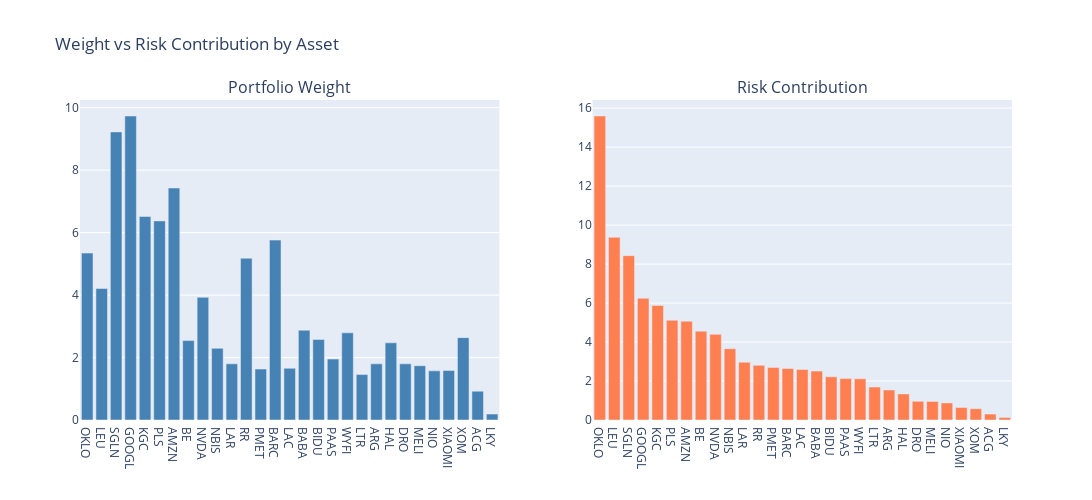

The notebook cell saved with this chart:
### Code cell
# Risk Contribution Analysis
try:
    # Calculate marginal risk contribution
    cov_matrix = returns_rf.cov() * 252
    w_flat = w_current.flatten()
    
    port_vol = np.sqrt(w_flat @ cov_matrix.values @ w_flat)
    marginal_contrib = (cov_matrix.values @ w_flat) / port_vol
    risk_contrib = w_flat * marginal_contrib
    risk_contrib_pct = risk_contrib / risk_contrib.sum() * 100
    
    rc_df = pd.DataFrame({
        'Ticker': [ticker_to_label.get(t, t) for t in opt_data.columns],
        'Weight_%': w_flat * 100,
        'Risk_Contribution_%': risk_contrib_pct
    }).sort_values('Risk_Contribution_%', ascending=False)
    
    rc_df = rc_df[rc_df['Weight_%'] > 0.1]
    
    fig = make_subplots(rows=1, cols=2, subplot_titles=('Portfolio Weight', 'Risk Contribution'))
    
    fig.add_trace(go.Bar(x=rc_df['Ticker'], y=rc_df['Weight_%'], name='Weight', marker_color='steelblue'), row=1, col=1)
    fig.add_trace(go.Bar(x=rc_df['Ticker'], y=rc_df['Risk_Contribution_%'], name='Risk Contribution', marker_color='coral'), row=1, col=2)
    
    fig.update_layout(title='Weight vs Risk Contribution by Asset', width=1100, height=500, showlegend=False)
    fig.show()
    
    # Show over/under-risked assets
    rc_df['Risk_Weight_Ratio'] = rc_df['Risk_Contribution_%'] / rc_df['Weight_%']
    print("\nRisk/Weight Ratio (>1 = contributing more risk than weight suggests):")
    print("="*70)
    for _, row in rc_df.sort_values('Risk_Weight_Ratio', ascending=False).iterrows():
        flag = '🔴' if row['Risk_Weight_Ratio'] > 1.5 else '🟡' if row['Risk_Weight_Ratio'] > 1.0 else '🟢'
        print(f"  {flag} {row['Ticker']:8s}: Weight={row['Weight_%']:.1f}%, Risk={row['Risk_Contribution_%']:.1f}%, Ratio={row['Risk_Weight_Ratio']:.2f}")
except Exception as e:
    print(f"Risk contribution analysis failed: {e}")

### Figure 1 — Plotly figure (JSON) as saved in the notebook; plotly's stock layout.template omitted (floating-point values rounded to 4 significant figures)
{"data": [{"marker": {"color": "steelblue"}, "name": "Weight", "type": "bar", "x": ["OKLO", "LEU", "SGLN", "GOOGL", "KGC", "PLS", "AMZN", "BE", "NVDA", "NBIS", "LAR", "RR", "PMET", "BARC", "LAC", "BABA", "BIDU", "PAAS", "WYFI", "LTR", "ARG", "HAL", "DRO", "MELI", "NIO", "XIAOMI", "XOM", "ACG", "LKY"], "xaxis": "x", "y": [5.347, 4.211, 9.226, 9.735, 6.518, 6.376, 7.428, 2.543, 3.927, 2.295, 1.798, 5.181, 1.632, 5.761, 1.656, 2.874, 2.579, 1.952, 2.792, 1.455, 1.798, 2.472, 1.798, 1.739, 1.573, 1.585, 2.638, 0.9226, 0.1893], "yaxis": "y"}, {"marker": {"color": "coral"}, "name": "Risk Contribution", "type": "bar", "x": ["OKLO", "LEU", "SGLN", "GOOGL", "KGC", "PLS", "AMZN", "BE", "NVDA", "NBIS", "LAR", "RR", "PMET", "BARC", "LAC", "BABA", "BIDU", "PAAS", "WYFI", "LTR", "ARG", "HAL", "DRO", "MELI", "NIO", "XIAOMI", "XOM", "ACG", "LKY"], "xaxis": "x2", "y": [15.6, 9.374, 8.433, 6.247, 5.877, 5.116, 5.069, 4.558, 4.396, 3.658, 2.962, 2.805, 2.695, 2.644, 2.595, 2.509, 2.216, 2.124, 2.113, 1.693, 1.541, 1.339, 0.9585, 0.9541, 0.8786, 0.6402, 0.5802, 0.3015, 0.1247], "yaxis": "y2"}], "layout": {"annotations": [{"font": {"size": 16}, "showarrow": false, "text": "Portfolio Weight", "x": 0.225, "xanchor": "center", "xref": "paper", "y": 1, "yanchor": "bottom", "yref": "paper"}, {"font": {"size": 16}, "showarrow": false, "text": "Risk Contribution", "x": 0.775, "xanchor": "center", "xref": "paper", "y": 1, "yanchor": "bottom", "yref": "paper"}], "height": 500, "showlegend": false, "title": {"text": "Weight vs Risk Contribution by Asset"}, "width": 1100, "xaxis": {"anchor": "y", "domain": [0, 0.45]}, "xaxis2": {"anchor": "y2", "domain": [0.55, 1]}, "yaxis": {"anchor": "x", "domain": [0, 1]}, "yaxis2": {"anchor": "x2", "domain": [0, 1]}}}
